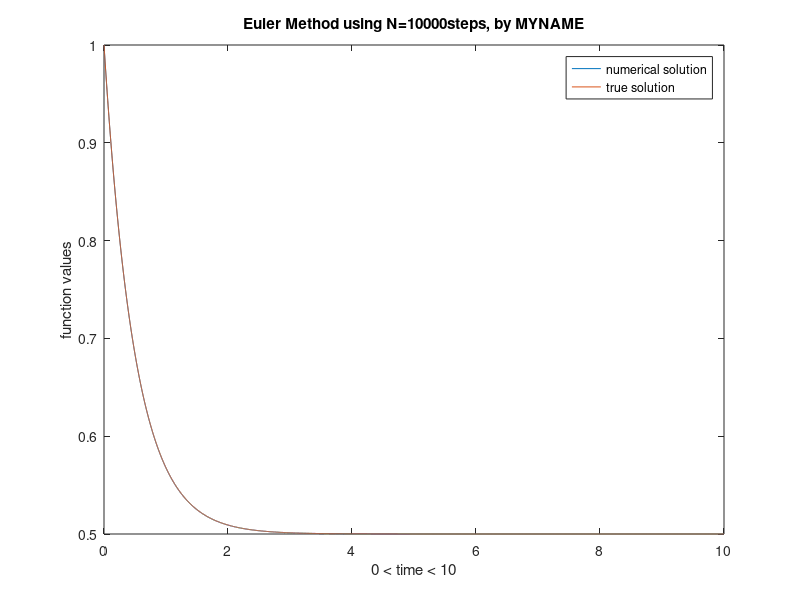
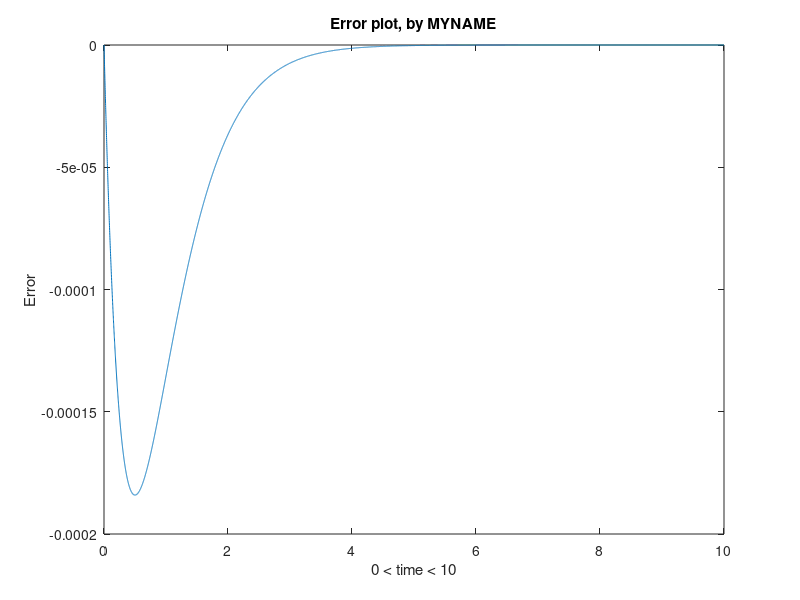

MATLAB code for these plots, in order:
clear all
close all

func_1  = @(t,y) 1 - 2 * y
Func_1 = @(t) 0.5*exp(-2*t) + 0.5


% define initial conditions x0, y0, and step size
x0 = 0; % Initial time
y0 = 1; % Initial value y(a)
h = 0.001; % (Time) step size
% define final time ,and calculus the number of steps of calculation
T = 10; % Final time
N = floor((T-x0)/h); % Number of time steps
% preallocation to save solutions
t = x0*ones(N,1);
y = y0*ones(N,1);
% Implement Euler's Methods
for n = 1:N % For loop, sets next t,y values
    t(n+1)=t(n)+h;
    y(n+1)=y(n)+h*func_1(t(n),y(n)); % Calls the function func_1(t,y)=dy/dt
end
% Plot the numerical solution along with the actual solution
figure(1)
plot(t,y, t, Func_1(t)) %Func_1(t) is the solution for the initial value problem 
title(['Euler Method using N=',num2str(N),'steps, by MYNAME']) % Include your own name
legend('numerical solution','true solution')
xlabel([num2str(x0) ' < time < ' num2str(T)]) 
ylabel('function values') 
figure(2) % plot the error
plot(t,y-Func_1(t))
title('Error plot, by MYNAME') % Include your own name
xlabel([num2str(x0) ' < time < ' num2str(T)]) 
ylabel('Error')